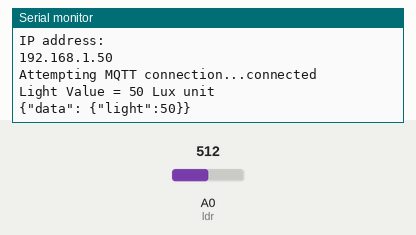
Recording of a sketch running on a simulated ESP8266 (NodeMCU). Parts: the last lines printed to the serial monitor. The inputs (shaded band) are chosen by the test bench; at power-on: A0 (ldr) = 512. WiFi joins after 1.5 s; servers stay silent unless stated; no MQTT or app messages arrive unless stated.

Above: at 2.7 s.
2.8 s: A0 (ldr) set to 716
At 7.8 s:
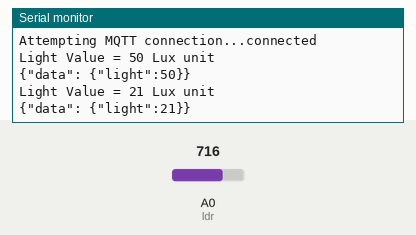
8.8 s: A0 (ldr) set to 900
At 12.9 s:
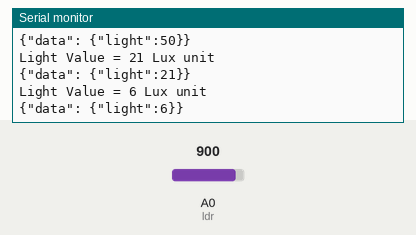
Timing chart, 0 to 14.4 s (numbered marks = the images above; inputs shaded):
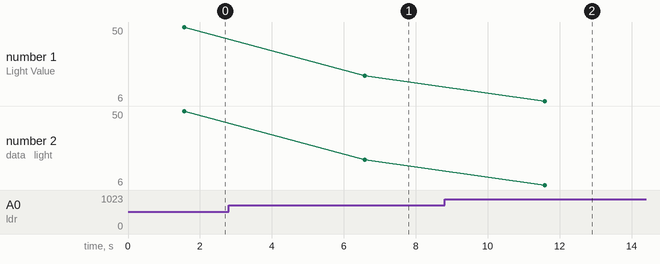

Measured:
- after the input at 2.8 s, the serial monitor: prints a new line after 3.8 s (image 1)
- after the input at 8.8 s, the serial monitor: prints a new line after 2.8 s (image 2)
- plotted number 1: 50 → 21 after the input at 2.8 s, 21 → 6 after the input at 8.8 s
- plotted number 2: 50 → 21 after the input at 2.8 s, 21 → 6 after the input at 8.8 s

The sketch:

esp8266_shadow.ino
```cpp
#include <ESP8266WiFi.h>
#include <PubSubClient.h>

const char* ssid = "it1";
const char* password = "sbtvc2565";
const char* mqtt_server = "broker.netpie.io";
const int mqtt_port = 1883;
const char* mqtt_Client = "ff135e7a-e73e-4fc6-9096-d81e20d72744";
const char* mqtt_username = "5Az1WWmdGUZeHwWSFZW2pMxqs3rKZ2bv";
const char* mqtt_password = "q4WtoSzdvJ)w~s61irxw$L80IJsWsBET";

WiFiClient espClient;
PubSubClient client(espClient);

#define ldr A0
float ADC_value = 0.0048828125;
char msg[150];

void reconnect() {
while (!client.connected()) {
Serial.print("Attempting MQTT connection...");
if (client.connect(mqtt_Client, mqtt_username, mqtt_password)) {
Serial.println("connected");
}
else {
Serial.print("failed, rc=");
Serial.print(client.state());
Serial.println("try again in 5 seconds");
delay(5000);
}
}
}

void setup() {
Serial.begin(9600);
Serial.println();
Serial.print("Connecting to ");
Serial.println(ssid);
WiFi.begin(ssid, password);
while (WiFi.status() != WL_CONNECTED) {
delay(500);
Serial.print(".");
}
Serial.println("");
Serial.println("WiFi connected");
Serial.println("IP address: ");
Serial.println(WiFi.localIP());
client.setServer(mqtt_server, mqtt_port);
pinMode(ldr, INPUT);
}

void loop() {
if (!client.connected()) {
reconnect();
}
client.loop();
float ldr_data = analogRead(ldr);
int lux = int((250.000000/(ADC_value*ldr_data))-50.000000);
Serial.println("Light Value = " + String(lux) + " Lux unit");
String data = "{\"data\": {\"light\":" + String(lux) + "}}";
Serial.println(data);
data.toCharArray(msg, (data.length() + 1));
client.publish("@shadow/data/update", msg);
delay(5000);
}
```
